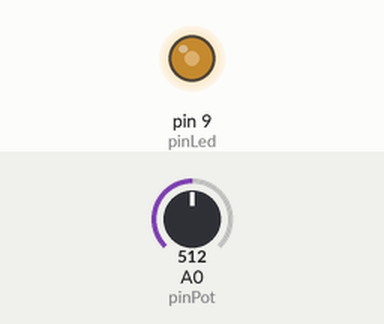
Recording of a sketch running on a simulated Arduino Uno, built with avr-gcc and run on an emulated ATmega328P. Shown: output pins drawn as LEDs (lit = HIGH). The test bench sets the inputs (shaded band); at power-on: A0 (pinPot) = 512.

Above: at 1.2 s.
1.3 s: A0 (pinPot) set to 716
At 2.4 s:
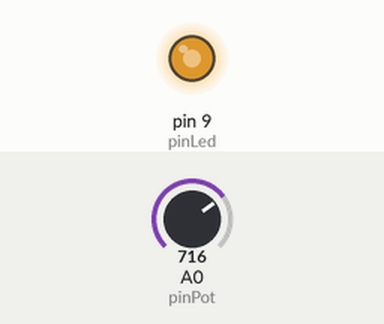
2.8 s: A0 (pinPot) set to 900
At 3.5 s:
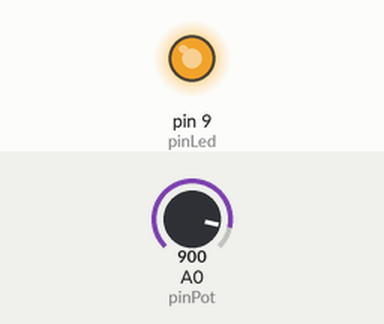
4.3 s: A0 (pinPot) set to 122
At 4.6 s:
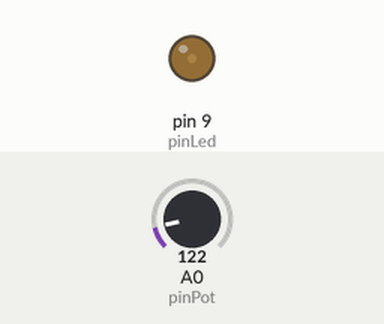
5.8 s: A0 (pinPot) set to 0
At 7.0 s:
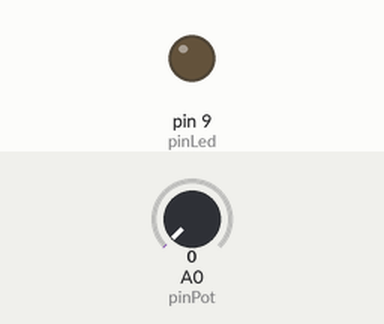
7.3 s: A0 (pinPot) set to 511
At 8.1 s:
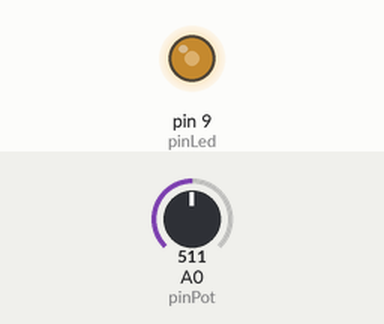
Timing chart, 0 to 9.8 s (numbered marks = the images above; inputs shaded):
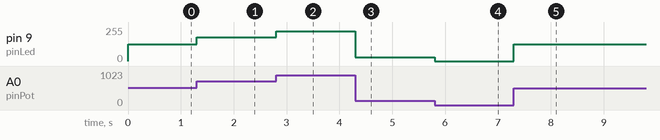

Measured:
- after the input at 1.3 s, pin 9 (pinLed): 127/255 → 178/255 at once
- after the input at 2.8 s, pin 9 (pinLed): 178/255 → 224/255 at once
- after the input at 4.3 s, pin 9 (pinLed): 224/255 → 30/255 at once
- after the input at 5.8 s, pin 9 (pinLed): 30/255 → 0/255 at once
- after the input at 7.3 s, pin 9 (pinLed): 0/255 → 127/255 at once

The sketch:

Latihan_POT.ino
```cpp
const int pinLed = 9;
const int pinPot = A0;
void setup() {
  // put your setup code here, to run once:
pinMode(pinPot, INPUT);
pinMode(pinLed, OUTPUT);
}
int sensor = 0;
int cerah = 0;
void loop() {
  // put your main code here, to run repeatedly:
sensor = analogRead(pinPot);
cerah = map(sensor,0,1023,0,255);
analogWrite(pinLed, cerah);
}
```
